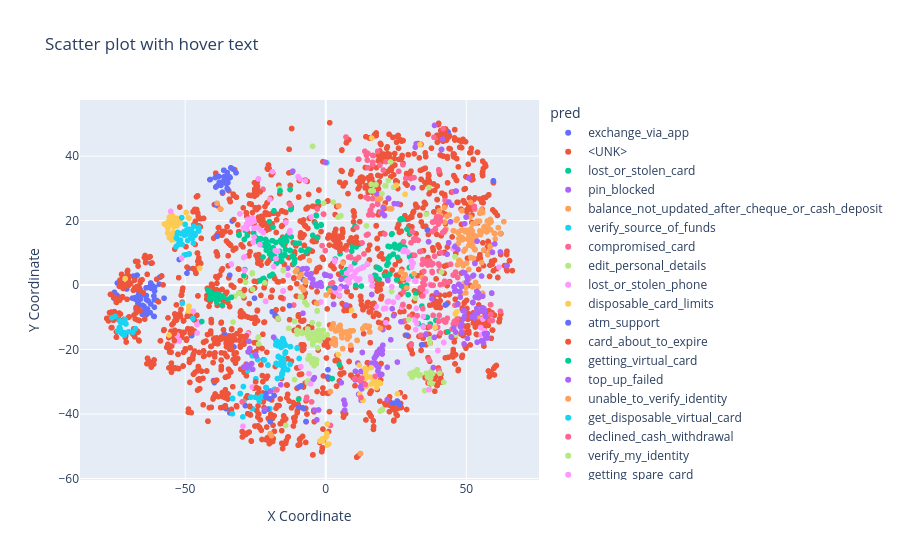

The code cell stored with this chart in its notebook:
### Code cell
df[['x', 'y']] = pd.DataFrame(df['coords'].to_list(), index=df.index)

# Create the scatter plot using Plotly
fig = px.scatter(df, x='x', y='y', color='pred', hover_data={'text': True, 'x': False, 'y': False, 'pred': True},
                 title="Scatter plot with hover text")

# Customize layout
fig.update_layout(
    xaxis_title="X Coordinate",
    yaxis_title="Y Coordinate"
)

# Show the plot
fig.show()
